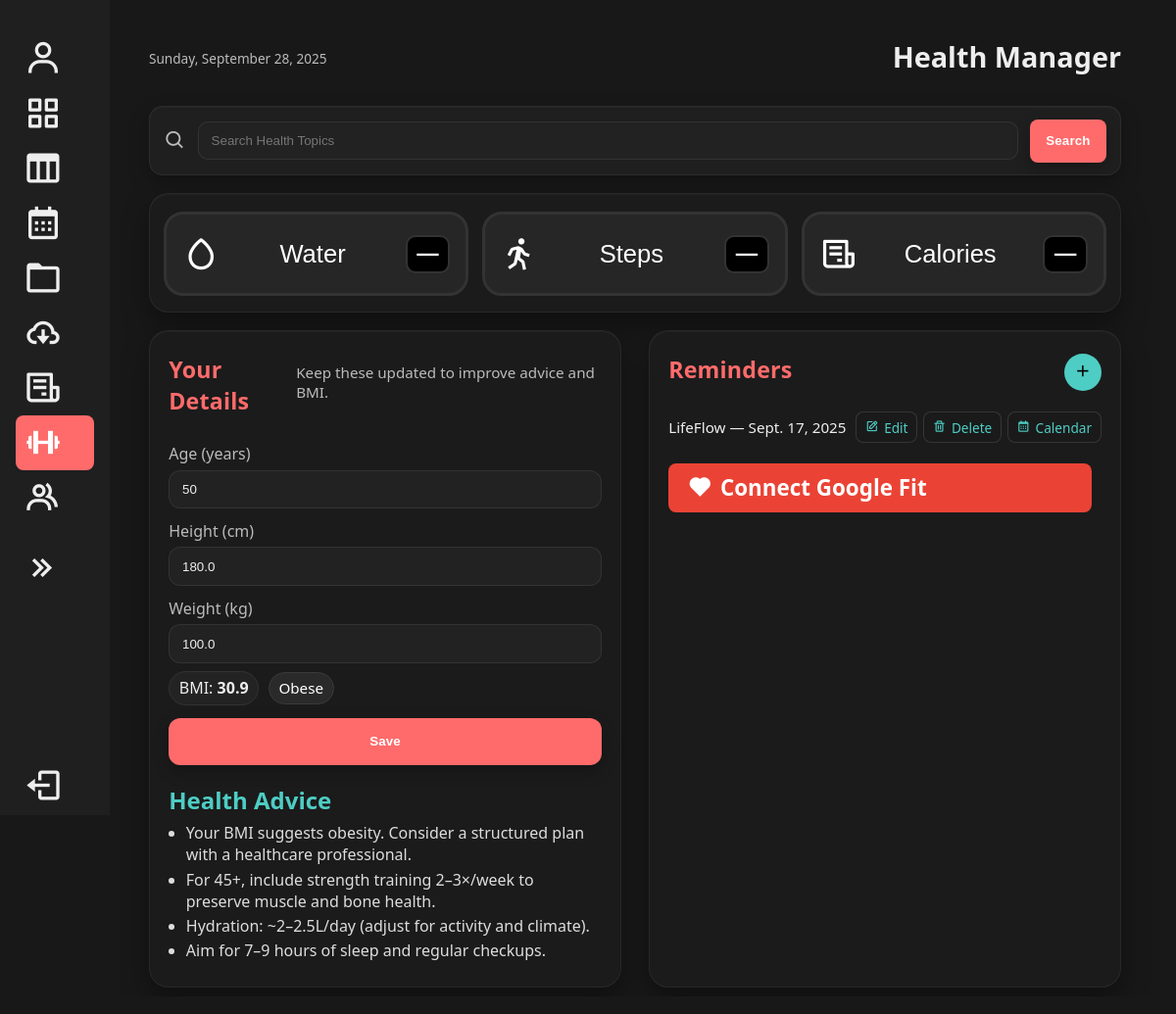
Screenshot of /HealthManager/ (signed in) with the database file from the repository.
### main/models.py (models this page shows, shortened)
class UserHealthProfile(models.Model):
    user = models.OneToOneField(User, on_delete=models.CASCADE, related_name="health_profile")
    age = models.PositiveIntegerField(null=True, blank=True)
    height_cm = models.FloatField(null=True, blank=True)
    weight_kg = models.FloatField(null=True, blank=True)
    updated_at = models.DateTimeField(auto_now=True)
    def bmi(self):
        if not self.height_cm or not self.weight_kg or self.height_cm <= 0:
            return None
        h_m = self.height_cm / 100.0
        return round(self.weight_kg / (h_m * h_m), 1)
    def bmi_category(self):
        b = self.bmi()
        if b is None:
            return "N/A"
        if b < 18.5:
            return "Underweight"
        if b < 25:
            return "Normal weight"
        if b < 30:
            return "Overweight"
        return "Obese"

class Reminder(models.Model):
    user = models.ForeignKey(User, on_delete=models.CASCADE, related_name="reminders")
    text = models.CharField(max_length=255)
    date = models.DateField()

### main/views.py (the view, shortened to what this page needs)
# urls.py: path('HealthManager/', main_views.health_manager, name='HealthManager'),
@login_required
def health_manager(request):
    profile, _ = UserHealthProfile.objects.get_or_create(user=request.user)
    today = timezone.now().date()
    today_metrics = HealthMetric.objects.filter(user=request.user, date=today).first()
    reminders = Reminder.objects.filter(user=request.user).order_by('-date')[:7]
    metric_form = HealthMetricForm(initial={
        'water_intake': getattr(today_metrics, 'water_intake', ''),
        'steps': getattr(today_metrics, 'steps', ''),
        'calories': getattr(today_metrics, 'calories', ''),
    })
    profile_form = HealthProfileForm(instance=profile)
    reminder_form = ReminderForm()
    bmi = profile.bmi()
    bmi_cat = profile.bmi_category()
    advice = _rule_based_advice(profile.age, bmi)
    google_fit_data = {"steps": None, "calories": None, "water_intake": None}
    creds_data = request.session.get("credentials")
    try:
        if creds_data:
            if isinstance(creds_data, str):
                creds_data = json.loads(creds_data)
            creds = GoogleCredentials.from_authorized_user_info(creds_data, scopes=creds_data.get("scopes"))
            service = build("fitness", "v1", credentials=creds)
            end_time = datetime.utcnow()
            start_time = end_time - timedelta(days=1)
            results = service.users().dataset().aggregate(
                userId="me",
                body={
                    "aggregateBy": [
                        {"dataTypeName": "com.google.step_count.delta"},
                        {"dataTypeName": "com.google.calories.expended"},
                        {"dataTypeName": "com.google.hydration"},
                    ],
                    "bucketByTime": {"durationMillis": 86400000},
                    "startTimeMillis": int(start_time.timestamp() * 1000),
                    "endTimeMillis": int(end_time.timestamp() * 1000)
                }
            ).execute()
            for bucket in results.get("bucket", []):
                for dataset in bucket.get("dataset", []):
                    for point in dataset.get("point", []):
                        dtype = point["dataTypeName"]
                        for value in point["value"]:
                            if dtype == "com.google.step_count.delta":
                                google_fit_data["steps"] = (google_fit_data["steps"] or 0) + value.get("intVal", 0)
                            elif dtype == "com.google.calories.expended":
                                google_fit_data["calories"] = (google_fit_data["calories"] or 0) + value.get("fpVal", 0)
                            elif dtype == "com.google.hydration":
                                google_fit_data["water_intake"] = (google_fit_data["water_intake"] or 0) + value.get("fpVal", 0)
            if any(v is not None for v in google_fit_data.values()):
                if today_metrics:
                    today_metrics.steps = google_fit_data["steps"] or today_metrics.steps
                    today_metrics.calories = google_fit_data["calories"] or today_metrics.calories
                    today_metrics.water_intake = google_fit_data["water_intake"] or today_metrics.water_intake
                    today_metrics.save()
                else:
                    HealthMetric.objects.create(
                        user=request.user,
                        date=today,
                        steps=google_fit_data["steps"] or 0,
                        calories=google_fit_data["calories"] or 0,
                        water_intake=google_fit_data["water_intake"] or 0,
                    )
    except Exception:
        pass
    context = {
        "profile_form": profile_form,
        "metric_form": metric_form,
        "reminder_form": reminder_form,
        "metrics": today_metrics,
        "reminders": reminders,
        "bmi": bmi,
        "bmi_cat": bmi_cat,
        "advice": advice,
        "google_fit_data": google_fit_data,
    }
    return render(request, "HealthManager.html", context)

### main/forms.py
class HealthProfileForm(forms.ModelForm):
    class Meta:
        model = UserHealthProfile
        fields = ['age', 'height_cm', 'weight_kg']
        labels = {
            'age': 'Age (years)',
            'height_cm': 'Height (cm)',
            'weight_kg': 'Weight (kg)',
        }
        widgets = {
            'age': forms.NumberInput(attrs={'min': '0'}),
            'height_cm': forms.NumberInput(attrs={'step': '0.1', 'min': '0'}),
            'weight_kg': forms.NumberInput(attrs={'step': '0.1', 'min': '0'}),
        }

class HealthMetricForm(forms.ModelForm):
    class Meta:
        model = HealthMetric
        fields = ['water_intake', 'steps', 'calories']
        widgets = {
            'water_intake': forms.NumberInput(attrs={'class': 'form-control', 'step': '0.1', 'min': '0'}),
            'steps': forms.NumberInput(attrs={'class': 'form-control', 'min': '0'}),
            'calories': forms.NumberInput(attrs={'class': 'form-control', 'min': '0'}),
        }

### main/templates/HealthManager.html (shortened to what this page needs)
{% load static %}
<!DOCTYPE html>
<html lang="en">
<head>
  <link rel="stylesheet" href="{% static 'index.css' %}?v=53">
  <link href="https://unpkg.com/boxicons@2.1.4/css/boxicons.min.css" rel="stylesheet">
</head>
<body>
  <div class="container">
    <aside>
      <nav class="nav">
        <ul class="nav-links">
          <li>
            <a href="{% url 'UserProfile' %}">
              <i class='bx bx-user'></i><span><strong>{{ user.username }}</strong></span>
            </a>
          </li>
          <li>
            <a href="{% url 'appboard:home' %}" class="{% if request.resolver_match.namespace == 'appboard' %}active{% endif %}">
              <i class='bx bx-grid-alt'></i><span>Dashboard</span>
            </a>
          </li>
          <li>
            <a href="{% url 'kanban:kanbanTable' %}" class="{% if request.resolver_match.url_name == 'kanbanTable' %}active{% endif %}">
              <i class='bx bx-columns'></i><span>Kanban</span>
            </a>
          </li>
          <li>
            <a href="{% url 'calendar' %}" class="{% if request.resolver_match.url_name == 'calendar' %}active{% endif %}">
              <i class='bx bx-calendar'></i><span>Calendar</span>
            </a>
          </li>
          <li>
            <a href="{% url 'confirm_password' %}" class="{% if request.resolver_match.url_name == 'DocumentStorage' %}active{% endif %}">
              <i class='bx bx-folder'></i><span>Document Manager</span>
            </a>
          </li>
          <li>
            <a href="{% url 'Subscription' %}" class="{% if request.resolver_match.url_name == 'Subscription' %}active{% endif %}">
              <i class='bx bx-cloud-download'></i><span>Subscription Tracker</span>
            </a>
          </li>
          <li>
            <a href="{% url 'BillManager' %}" class="{% if request.resolver_match.url_name == 'BillManager' %}active{% endif %}">
              <i class='bx bx-receipt'></i><span>Bill Manager</span>
            </a>
          </li>
          <li>
            <a href="{% url 'HealthManager' %}" class="{% if request.resolver_match.url_name == 'HealthManager' %}active{% endif %}">
              <i class='bx bx-dumbbell'></i><span>Health Manager</span>
            </a>
          </li>
          <li>
            <a href="{% url 'FamilyManager' %}" class="{% if request.resolver_match.url_name == 'FamilyManager' %}active{% endif %}">
              <i class='bx bx-group'></i><span>Family</span>
            </a>
          </li>
        </ul>
        <div class="collapse-btn">
          <a href="#" data-resize-btn>
            <i class='bx bx-chevrons-right'></i><span>Collapse</span>
          </a>
        </div>
        <div class="logout-btn">
          <a href="{% url 'login' %}">
            <i class='bx bx-log-out'></i><span>Logout</span>
          </a>
        </div>
      </nav>
    </aside>
    <main class="content health-page">
      <header class="header tight-header">
        <div class="date">{% now "l, F j, Y" %}</div>
        <h1>Health Manager</h1>
      </header>
      <form class="search-banner" method="GET" action="{% url 'health_search' %}" target="_blank">
        <i class="bx bx-search"></i>
        <input type="text" name="q" placeholder="Search Health Topics" required>
        <button type="submit" class="btn btn-primary">Search</button>
      </form>
      <section class="card health-strip">
        <div class="chips">
          <button class="chip" type="button" onclick="prepQuick('water_intake','litres')">
            <i class='bx bx-droplet'></i>
            <span>Water</span>
            <strong>{{ metrics.water_intake|default:"—" }}</strong>
          </button>
          <button class="chip" type="button" onclick="prepQuick('steps','steps')">
            <i class='bx bx-walk'></i>
            <span>Steps</span>
            <strong>{{ metrics.steps|default:"—" }}</strong>
          </button>
          <button class="chip" type="button" onclick="prepQuick('calories','kcal')">
            <i class='bx bx-receipt'></i>
            <span>Calories</span>
            <strong>{{ metrics.calories|default:"—" }}</strong>
          </button>
        </div>
      </section>
      <section class="equal-grid">
        <div class="card details-card">
          <div class="card-header">
            <h2>Your Details</h2>
            <p class="subtext">Keep these updated to improve advice and BMI.</p>
          </div>
          <form method="POST">
            <div class="form-stack">
              <div>
                <label>Age (years)</label>
                {{ profile_form.age }}
              </div>
              <div>
                <label>Height (cm)</label>
                {{ profile_form.height_cm }}
              </div>
              <div>
                <label>Weight (kg)</label>
                {{ profile_form.weight_kg }}
              </div>
            </div>
            <div class="metrics-bar">
              <div class="bmi-pill">BMI: <strong>{% if bmi %}{{ bmi }}{% else %}N/A{% endif %}</strong></div>
              <div class="bmi-tag">{{ bmi_cat }}</div>
            </div>
            <div class="actions-right">
              <button type="submit" name="save_profile" class="btn btn-primary btn-block">Save</button>
            </div>
          </form>
          <div class="advice" style="margin-top:1rem;">
            <h3>Health Advice</h3>
            <ul class="advice-list">
              {% for tip in advice %}
                <li>{{ tip }}</li>
              {% empty %}
                <li>Enter your details to receive advice.</li>
              {% endfor %}
            </ul>
          </div>
        </div>
        <div class="card reminders-card">
          <div class="card-header">
            <h2>Reminders</h2>
            <button class="plus-btn" type="button" onclick="openModal('reminderModal')"><i class='bx bx-plus'></i></button>
          </div>
          <ul class="card-list">
            {% for reminder in reminders %}
              <li>
                <span>{{ reminder.text }} — {{ reminder.date }}</span>
                <span class="actions">
                  <a href="{% url 'edit_reminder' reminder.id %}" class="small-btn"><i class="bx bx-edit"></i> Edit</a>
                  <a href="{% url 'delete_reminder' reminder.id %}" class="small-btn"><i class="bx bx-trash"></i> Delete</a>
                  <a href="{% url 'calendar' %}?date={{ reminder.date }}" class="small-btn"><i class="bx bx-calendar"></i> Calendar</a>
                </span>
              </li>
            {% empty %}
              <li>No reminders yet.</li>
            {% endfor %}
          </ul>
          <a href="{% url 'google_fit_auth' %}" class="google-fit-btn" style="margin-top:.8rem;">
            <i class='bx bxs-heart'></i> Connect Google Fit
          </a>
        </div>
      </section>
    </main>
  </div>
</body>
</html>

### main/templates/HealthManager.html (style rules this page uses)
.search-banner { display:flex; align-items:center; gap:.75rem; width:100%; padding:.8rem .9rem; border-radius:14px; background:#1f1f1f; border:1px solid rgba(255,255,255,.06); box-shadow:0 8px 20px rgba(0,0,0,.25), inset 0 1px 0 rgba(255,255,255,.03); margin:.5rem 0 1.1rem; }
.search-banner i { font-size:1.4rem; color:var(--text-muted); }
.search-banner input { flex:1; min-width:0; background:#222; border:1px solid rgba(255,255,255,.08); color:var(--text-light); border-radius:10px; padding:.7rem .8rem; outline:none; }
.health-strip { padding:12px 14px; display:flex; flex-direction:column; gap:.6rem; }
.health-strip .chips { display:flex; gap:14px; flex-wrap:nowrap; overflow:auto; padding-bottom:4px; }
.health-strip .chip { min-width:220px; min-height:86px; border-width:3px; padding:.8rem 1rem; }
.equal-grid { display:grid; grid-template-columns:1fr 1fr; gap:28px; align-items:stretch; margin-top:18px; }
.equal-grid .card { height:100%; }
.details-card .card-header h2 { margin:0; color:var(--primary-color); }
.details-card .subtext { color:var(--text-muted); margin-top:.25rem; font-size:.95rem; }
.details-card .form-stack { display:flex; flex-direction:column; gap:12px; margin:.9rem 0 .5rem; }
.details-card label { display:block; margin:0 0 .35rem; color:var(--text-muted); }
.details-card input, .details-card select { width:100%; background:#222; border:1px solid rgba(255,255,255,.08); border-radius:12px; padding:.7rem .8rem; color:var(--text-light); outline:none; }
.metrics-bar { display:flex; align-items:center; gap:.6rem; margin:.35rem 0 .1rem; }
.metrics-bar .bmi-pill { font-size:1rem; }
.metrics-bar .bmi-tag { font-size:.95rem; }
.actions-right { display:flex; justify-content:flex-start; margin:.7rem 0 0 !important; margin-left:0 !important; }
.actions-right .btn { min-height:44px; }
.reminders-card .card-header h2 { margin:0; color:var(--primary-color); }
.reminders-card .card-list li { display:flex; justify-content:space-between; align-items:center; gap:.6rem; }
.reminders-card .actions { display:flex; gap:.35rem; flex-shrink:0; }
.small-btn { display:inline-flex; gap:.35rem; align-items:center; padding:.35rem .55rem; border-radius:8px; font-size:.85rem; border:1px solid rgba(255,255,255,.12); background:#1a1a1a; color:#eee; text-decoration:none; }
.health-page .card { min-height: auto !important; height: auto !important; }
.health-page .health-strip.card { min-height: 0 !important; padding: 12px 14px !important; }
.health-page, .health-page * { box-sizing: border-box; }
.health-page .details-card .form-stack > div { width:100%; }
.health-page .details-card input, .health-page .details-card select { display:block; width:100% !important; max-width:100%; background:#222; border:1px solid rgba(255,255,255,.08); border-radius:12px; padding:.7rem .8rem; color:var(--text-light); outline:none; }
.health-page .health-strip .chip { min-height: 86px !important; border-width: 3px !important; padding: .8rem 1rem !important; }
.health-page .health-strip .chips { display:flex; gap:14px; overflow:auto; flex-wrap:nowrap; }
.health-page .actions-right { margin: .8rem 0 0 !important; display: block !important; }
.health-page .btn-block { display: block; width: 100%; min-height: 48px; padding: .8rem 1rem; border-radius: 12px; }

### rows the page displays
UserHealthProfile: age "50", height_cm "180.0", weight_kg "100.0"
Reminder: text "LifeFlow", date "Sept. 17, 2025"

### other values shown
{{ metrics.water_intake|default:"—" }} "—"
{{ metrics.steps|default:"—" }} "—"
{{ metrics.calories|default:"—" }} "—"
{{ bmi }} "30.9"
{{ bmi_cat }} "Obese"
{{ tip }} "Your BMI suggests obesity. Consider a structured plan with a healthcare professional." "For 45+, include strength training 2–3×/week to preserve muscle and bone health." "Hydration: ~2–2.5L/day (adjust for activity and climate)." "Aim for 7–9 hours of sleep and regular checkups."
